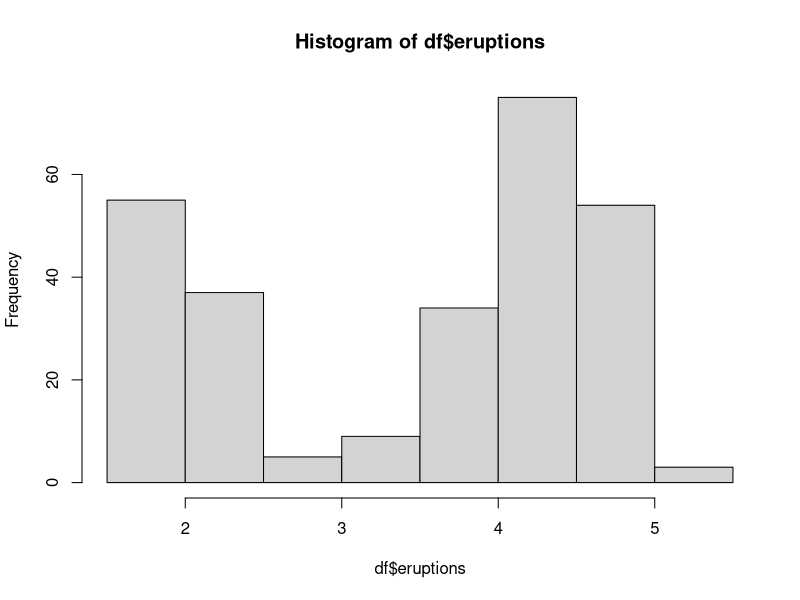
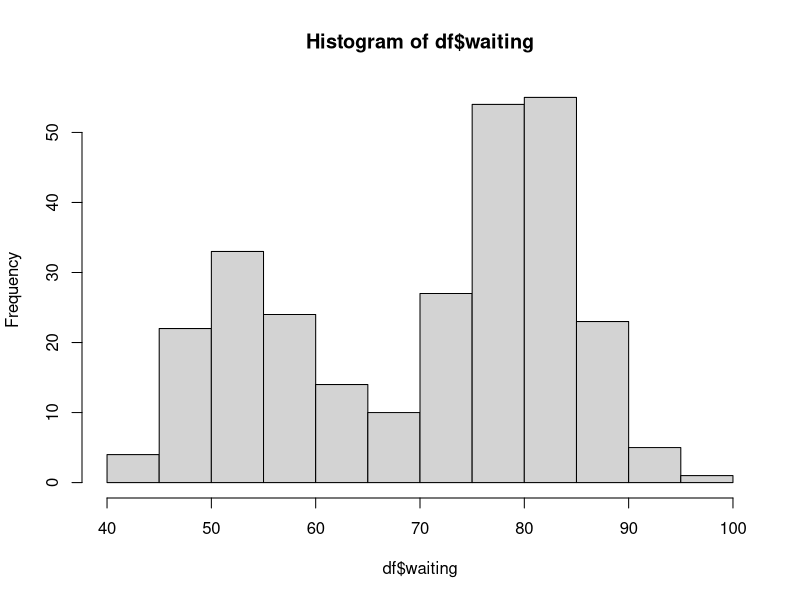
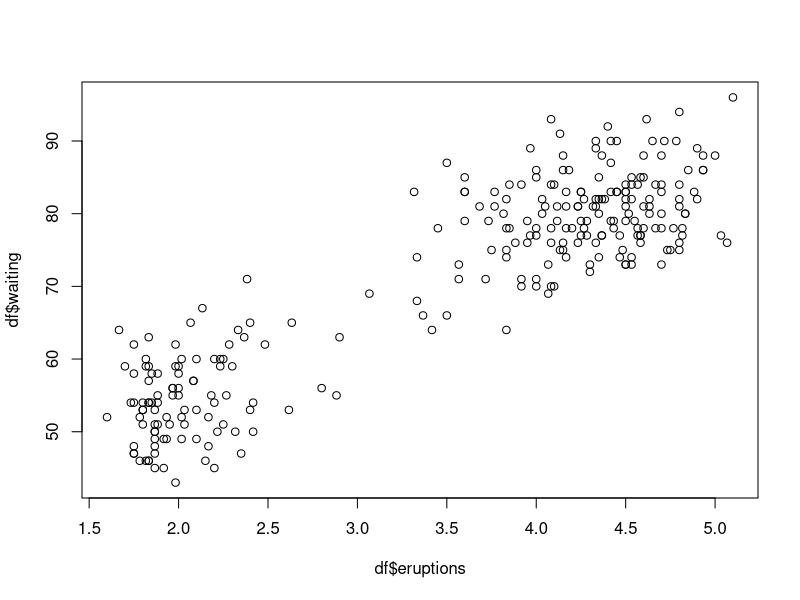

The R script that drew these images, in order:
## ---- chunk 1
knitr::opts_chunk$set(echo = TRUE)
## ---- chunk 2
df <- faithful
## ---- chunk 3
summary(df)
## ---- chunk 4
hist(df$eruptions)
## ---- chunk 5
hist(df$waiting)
## ---- chunk 6
plot(df$eruptions, df$waiting)
